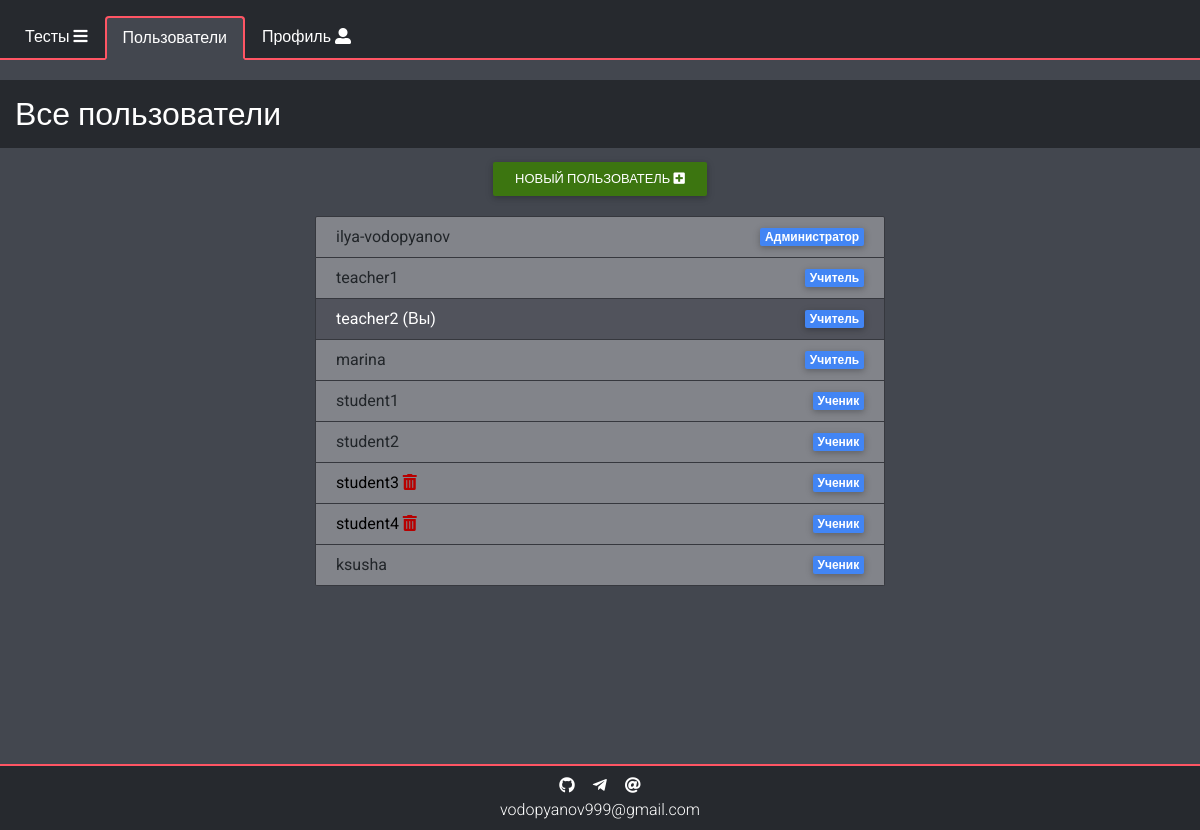
/users (signed in), run on the app's committed database.
### data/users.py (models this page shows, shortened)
class User(SqlAlchemyBase, UserMixin):
    __tablename__ = 'users'
    id = sqlalchemy.Column(sqlalchemy.Integer,
                           primary_key=True, autoincrement=True)
    nickname = sqlalchemy.Column(sqlalchemy.String, unique=True, nullable=False)
    hashed_password = sqlalchemy.Column(sqlalchemy.String, nullable=True)
    creator_id = sqlalchemy.Column(sqlalchemy.Integer, sqlalchemy.ForeignKey("users.id"))
    type_id = sqlalchemy.Column(sqlalchemy.Integer,
                                sqlalchemy.ForeignKey("user_types.id"), default=3)
    secret_code = sqlalchemy.Column(sqlalchemy.String, nullable=False)
    chat_id = sqlalchemy.Column(sqlalchemy.Integer, nullable=True, default=0)
    results = orm.relation("Result", back_populates='user')
    user_type = orm.relation("UserType")
    notifications = orm.relation("Notification", back_populates='user')
    created = orm.relation("User")
    tests = orm.relation("Test", back_populates='creator')
    created_groups = orm.relation("Group", back_populates='creator')
    groups = orm.relation("Group",
                          secondary="groups_to_users")

### data/user_type.py (models this page shows, shortened)
class UserType(SqlAlchemyBase, UserMixin):
    __tablename__ = 'user_types'
    id = sqlalchemy.Column(sqlalchemy.Integer,
                           primary_key=True, autoincrement=True)
    name = sqlalchemy.Column(sqlalchemy.String, nullable=False)
    users = orm.relation("User", back_populates="user_type")

### main.py (the view)
@app.route('/users')
@login_required
def get_users():
    try:
        code = 0
        if current_user.type_id == 3:
            code = 1
        db = db_session.create_session()
        users = db.query(User).order_by(User.type_id).all()
        return render_template('users.html',
                               title='Пользователи',
                               users=users,
                               other="/users",
                               other_title='Пользователи',
                               code=code)
    except sa.orm.exc.DetachedInstanceError:
        return redirect('/users')

### data/db_session.py (called while the page is built)
def create_session() -> Session:
    global __factory
    return __factory()

### main.py (called while the page is built)
@login_manager.user_loader
def load_user(user_id):
    session = db_session.create_session()
    session.expire_on_commit = False
    return session.query(User).get(user_id)

### templates/users.html (shortened to what this page needs)
{% extends "base.html" %}
{% block content %}
<div class="row">
    <h2 class="header col-12">Все пользователи</h2>
    {% if current_user.type_id in (1, 2) %}
    <div class="col-12 text-center mb-3">
        <a href="/register" class="m-1 btn btn-success">Новый пользователь <i class="fas fa-plus-square"></i></a>
    </div>
    {% endif %}
    {% if code == 0%}
    <div class="col-12 col-md-10 col-lg-8 col-xl-6 mx-auto">
        <ul class="list list-group pb-3">
            {% for user in users %}
            <li class="list-group-item py-2 d-flex justify-content-between align-items-center
            {% if current_user == user %}list-item-dark no-hover{% endif %}">
                <b>
                    {% if user in current_user.created or current_user.type_id == 1 %}
                        <a class="{% if current_user == user %} font-light {% else %} font-dark {% endif %}"
                            href="/user_statistics/{{user.id}}">
                            {{user.nickname}}
                        </a>
                        {% if user.type_id != 1 and (user in current_user.created or current_user.type_id == 1) %}
                            <a href="/delete_user/{{user.id}}" class="delete-link" title="Удалить"><i class="fas fa-trash-alt"></i></a>
                        {% endif %}
                    {% else %}
                        {{user.nickname}}
                    {% endif %}
                    {% if current_user == user %}(Вы){% endif %}
                </b>
                <span class="badge badge-primary">
                    {{user.user_type.name}}
                </span>
            </li>
            {% endfor %}
        </ul>
    </div>
    {% elif code == 1%}
    {% include "go_away.html" %}
    {% endif %}
</div>
{% endblock %}

### static/css/variables.css (style rules this page uses)
:root { --a: #26292e; --b: #ff5564; --c: #36383e; --d: #60636a; --e: #51535c; --f: #82848a; --g: #43474f; --background: var(--g); --font-dark: #000; --font-light: #fff; --link-font: #44a4ff; --test-border: var(--a); --test-font: #fff; --test-description-font: #d8d8d8; --test-background: var(--d); --question-border: var(--a); --question-border-chosen: var(--b); --question-background: var(--c); --question-answer-background: var(--f); --question-chosen: #659e3a; --question-font: #fff; --question-font-header: #e0e0e0; --question-answer-font: #000; --result-border: var(--f); --result-background-dark: var(--a); --result-background-light: var(--c); --result-font: #fff; --result-correct: #629c53; --result-incorrect: #7d4949; --result-font-correct: #fff; --nav-border: var(--b); --nav-border-hover: var(--a); --nav-border-width: 2px; --nav-background: var(--a); --nav-background-active: var(--g); --nav-background-hover: var(--c); --nav-font: #fff; --nav-font-active: #fff; --nav-font-hover: #fff; --list-item-border: var(--c); --list-item-font: #fff; --list-item-notification-font: #fff; --list-item-notification-font-hover: #fafafa; --list-item-dark-font-hover: #000; --list-item-background: var(--f); --list-item-background-dark: var(--e); --list-item-notification-background: var(--d); --list-item-notification-background-hover: var(--f); --list-item-background-dark-hover: var(--f); --list-item-profile-font-hover: #fff; --list-item-profile-background-hover: var(--f); --list-item-danger: #dc3545; --header-background: var(--a); --header-alert-background: #59739e; --header-font: #fff; --success: #3c7510; --btn-danger: #c11324; --delete-link: #b70000; --contacts-background: var(--a); --contacts-font: #fff; --contacts-font-hover: #aaa; --card-background: var(--c); --card-border: var(--b); --card-font: #fff; }

### static/css/list-items.css (style rules this page uses)
.list-group-item { background-color: var(--list-item-background); border-color: var(--list-item-border); margin: 0; cursor: default; }
.list-group-item a { text-decoration: none; }
.list-item-dark { background-color: var(--list-item-background-dark); color: var(--list-item-font); }

### static/css/utilities.css (style rules this page uses)
html { overflow: auto; }
body { background-color: var(--background); overflow-y: scroll; overflow-x: hidden; font-family: "Roboto",sans-serif; font-weight: 300; }
.font-dark { color: var(--font-dark)!important; }
.header { margin-top: 20px; padding: 15px; background-color: var(--header-background); margin-bottom: 10px; color: var(--header-font); }
.btn { padding: .44rem 1.4rem; }
.btn-success { background-color: var(--success)!important; border: var(--success)!important; }
.delete-link { color: var(--delete-link); }

### data on the page
User: nickname "ilya-vodopyanov", user_type.name "Администратор"
User: nickname "teacher1", user_type.name "Учитель"
User: nickname "teacher2", shows "(Вы)", user_type.name "Учитель"
User: nickname "marina", user_type.name "Учитель"
User: nickname "student1", user_type.name "Ученик"
User: nickname "student2", user_type.name "Ученик"
User: nickname "student3", user_type.name "Ученик"
User: nickname "student4", user_type.name "Ученик"
User: nickname "ksusha", user_type.name "Ученик"

### other printed values
{{ other_title }} "Пользователи"
